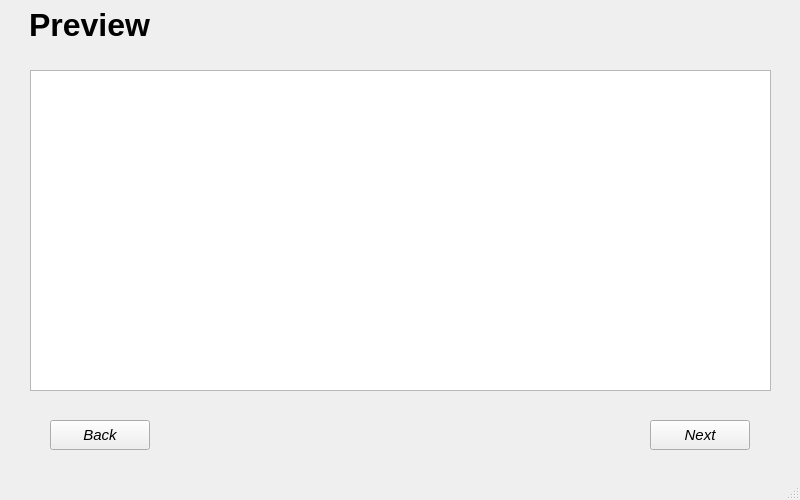
<?xml version="1.0" encoding="UTF-8"?>
<ui version="4.0">
 <class>MainWindow</class>
 <widget class="QMainWindow" name="MainWindow">
  <property name="geometry">
   <rect>
    <x>0</x>
    <y>0</y>
    <width>800</width>
    <height>500</height>
   </rect>
  </property>
  <property name="windowTitle">
   <string>MainWindow</string>
  </property>
  <widget class="QWidget" name="centralwidget">
   <widget class="QLabel" name="label">
    <property name="geometry">
     <rect>
      <x>29</x>
      <y>0</y>
      <width>771</width>
      <height>50</height>
     </rect>
    </property>
    <property name="font">
     <font>
      <pointsize>24</pointsize>
      <italic>false</italic>
      <bold>true</bold>
     </font>
    </property>
    <property name="text">
     <string>Preview</string>
    </property>
    <property name="alignment">
     <set>Qt::AlignJustify|Qt::AlignVCenter</set>
    </property>
   </widget>
   <widget class="QPushButton" name="b72">
    <property name="geometry">
     <rect>
      <x>650</x>
      <y>420</y>
      <width>100</width>
      <height>30</height>
     </rect>
    </property>
    <property name="font">
     <font>
      <pointsize>11</pointsize>
      <italic>true</italic>
     </font>
    </property>
    <property name="text">
     <string>Next</string>
    </property>
   </widget>
   <widget class="QPushButton" name="b71">
    <property name="geometry">
     <rect>
      <x>50</x>
      <y>420</y>
      <width>100</width>
      <height>30</height>
     </rect>
    </property>
    <property name="font">
     <font>
      <pointsize>11</pointsize>
      <italic>true</italic>
     </font>
    </property>
    <property name="text">
     <string>Back</string>
    </property>
   </widget>
   <widget class="QTextBrowser" name="tb">
    <property name="geometry">
     <rect>
      <x>30</x>
      <y>70</y>
      <width>741</width>
      <height>321</height>
     </rect>
    </property>
    <property name="html">
     <string>&lt;!DOCTYPE HTML PUBLIC &quot;-//W3C//DTD HTML 4.0//EN&quot; &quot;http://www.w3.org/TR/REC-html40/strict.dtd&quot;&gt;
&lt;html&gt;&lt;head&gt;&lt;meta name=&quot;qrichtext&quot; content=&quot;1&quot; /&gt;&lt;meta charset=&quot;utf-8&quot; /&gt;&lt;style type=&quot;text/css&quot;&gt;
p, li { white-space: pre-wrap; }
&lt;/style&gt;&lt;/head&gt;&lt;body style=&quot; font-family:'Segoe UI'; font-size:9pt; font-weight:400; font-style:normal;&quot;&gt;
&lt;p style=&quot;-qt-paragraph-type:empty; margin-top:0px; margin-bottom:0px; margin-left:0px; margin-right:0px; -qt-block-indent:0; text-indent:0px;&quot;&gt;&lt;br /&gt;&lt;/p&gt;&lt;/body&gt;&lt;/html&gt;</string>
    </property>
   </widget>
  </widget>
  <widget class="QMenuBar" name="menubar">
   <property name="geometry">
    <rect>
     <x>0</x>
     <y>0</y>
     <width>800</width>
     <height>22</height>
    </rect>
   </property>
  </widget>
  <widget class="QStatusBar" name="statusbar"/>
 </widget>
 <resources/>
 <connections/>
</ui>
